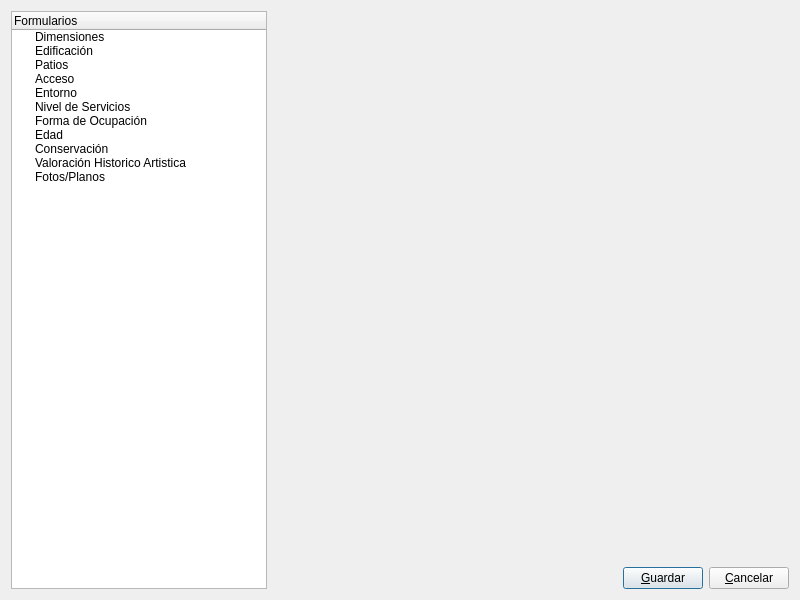
<?xml version="1.0" encoding="UTF-8"?>
<ui version="4.0">
 <class>DetallesForm</class>
 <widget class="QDialog" name="DetallesForm">
  <property name="windowModality">
   <enum>Qt::WindowModal</enum>
  </property>
  <property name="geometry">
   <rect>
    <x>0</x>
    <y>0</y>
    <width>800</width>
    <height>600</height>
   </rect>
  </property>
  <property name="sizePolicy">
   <sizepolicy hsizetype="Expanding" vsizetype="Preferred">
    <horstretch>0</horstretch>
    <verstretch>0</verstretch>
   </sizepolicy>
  </property>
  <property name="font">
   <font>
    <pointsize>9</pointsize>
   </font>
  </property>
  <property name="windowTitle">
   <string>Detalles de Cuenta</string>
  </property>
  <property name="modal">
   <bool>true</bool>
  </property>
  <layout class="QHBoxLayout" name="horizontalLayout_2">
   <item>
    <widget class="QTreeWidget" name="formTree">
     <property name="sizePolicy">
      <sizepolicy hsizetype="Fixed" vsizetype="Expanding">
       <horstretch>0</horstretch>
       <verstretch>0</verstretch>
      </sizepolicy>
     </property>
     <property name="itemsExpandable">
      <bool>true</bool>
     </property>
     <column>
      <property name="text">
       <string>Formularios</string>
      </property>
     </column>
     <item>
      <property name="text">
       <string>Dimensiones</string>
      </property>
     </item>
     <item>
      <property name="text">
       <string>Edificación</string>
      </property>
     </item>
     <item>
      <property name="text">
       <string>Patios</string>
      </property>
     </item>
     <item>
      <property name="text">
       <string>Acceso</string>
      </property>
     </item>
     <item>
      <property name="text">
       <string>Entorno</string>
      </property>
     </item>
     <item>
      <property name="text">
       <string>Nivel de Servicios</string>
      </property>
     </item>
     <item>
      <property name="text">
       <string>Forma de Ocupación</string>
      </property>
     </item>
     <item>
      <property name="text">
       <string>Edad</string>
      </property>
     </item>
     <item>
      <property name="text">
       <string>Conservación</string>
      </property>
     </item>
     <item>
      <property name="text">
       <string>Valoración Historico Artistica</string>
      </property>
     </item>
     <item>
      <property name="text">
       <string>Fotos/Planos</string>
      </property>
     </item>
    </widget>
   </item>
   <item>
    <layout class="QVBoxLayout" name="verticalLayout">
     <property name="sizeConstraint">
      <enum>QLayout::SetNoConstraint</enum>
     </property>
     <item>
      <widget class="QWidget" name="formArea" native="true">
       <property name="sizePolicy">
        <sizepolicy hsizetype="Expanding" vsizetype="Expanding">
         <horstretch>0</horstretch>
         <verstretch>0</verstretch>
        </sizepolicy>
       </property>
       <layout class="QVBoxLayout" name="verticalLayout_3">
        <property name="spacing">
         <number>0</number>
        </property>
        <property name="margin">
         <number>0</number>
        </property>
       </layout>
      </widget>
     </item>
     <item>
      <layout class="QHBoxLayout" name="horizontalLayout">
       <item>
        <spacer name="horizontalSpacer">
         <property name="orientation">
          <enum>Qt::Horizontal</enum>
         </property>
         <property name="sizeHint" stdset="0">
          <size>
           <width>218</width>
           <height>20</height>
          </size>
         </property>
        </spacer>
       </item>
       <item>
        <widget class="QPushButton" name="guardarButton">
         <property name="text">
          <string>&amp;Guardar</string>
         </property>
         <property name="icon">
          <iconset resource="centrohistorico.qrc">
           <normaloff>:/icons/guardar.png</normaloff>:/icons/guardar.png</iconset>
         </property>
        </widget>
       </item>
       <item>
        <widget class="QPushButton" name="cancelButton">
         <property name="text">
          <string>&amp;Cancelar</string>
         </property>
         <property name="icon">
          <iconset resource="centrohistorico.qrc">
           <normaloff>:/icons/close.png</normaloff>:/icons/close.png</iconset>
         </property>
        </widget>
       </item>
      </layout>
     </item>
    </layout>
   </item>
  </layout>
 </widget>
 <resources>
  <include location="centrohistorico.qrc"/>
 </resources>
 <connections>
  <connection>
   <sender>cancelButton</sender>
   <signal>clicked()</signal>
   <receiver>DetallesForm</receiver>
   <slot>close()</slot>
   <hints>
    <hint type="sourcelabel">
     <x>583</x>
     <y>341</y>
    </hint>
    <hint type="destinationlabel">
     <x>318</x>
     <y>184</y>
    </hint>
   </hints>
  </connection>
  <connection>
   <sender>formTree</sender>
   <signal>itemClicked(QTreeWidgetItem*,int)</signal>
   <receiver>DetallesForm</receiver>
   <slot>cambiarFormulario(QTreeWidgetItem*,int)</slot>
   <hints>
    <hint type="sourcelabel">
     <x>136</x>
     <y>299</y>
    </hint>
    <hint type="destinationlabel">
     <x>399</x>
     <y>299</y>
    </hint>
   </hints>
  </connection>
  <connection>
   <sender>guardarButton</sender>
   <signal>clicked()</signal>
   <receiver>DetallesForm</receiver>
   <slot>guardarActual()</slot>
   <hints>
    <hint type="sourcelabel">
     <x>653</x>
     <y>572</y>
    </hint>
    <hint type="destinationlabel">
     <x>399</x>
     <y>299</y>
    </hint>
   </hints>
  </connection>
 </connections>
 <slots>
  <slot>cambiarFormulario(QTreeWidgetItem*,int)</slot>
  <slot>guardarActual()</slot>
 </slots>
</ui>
